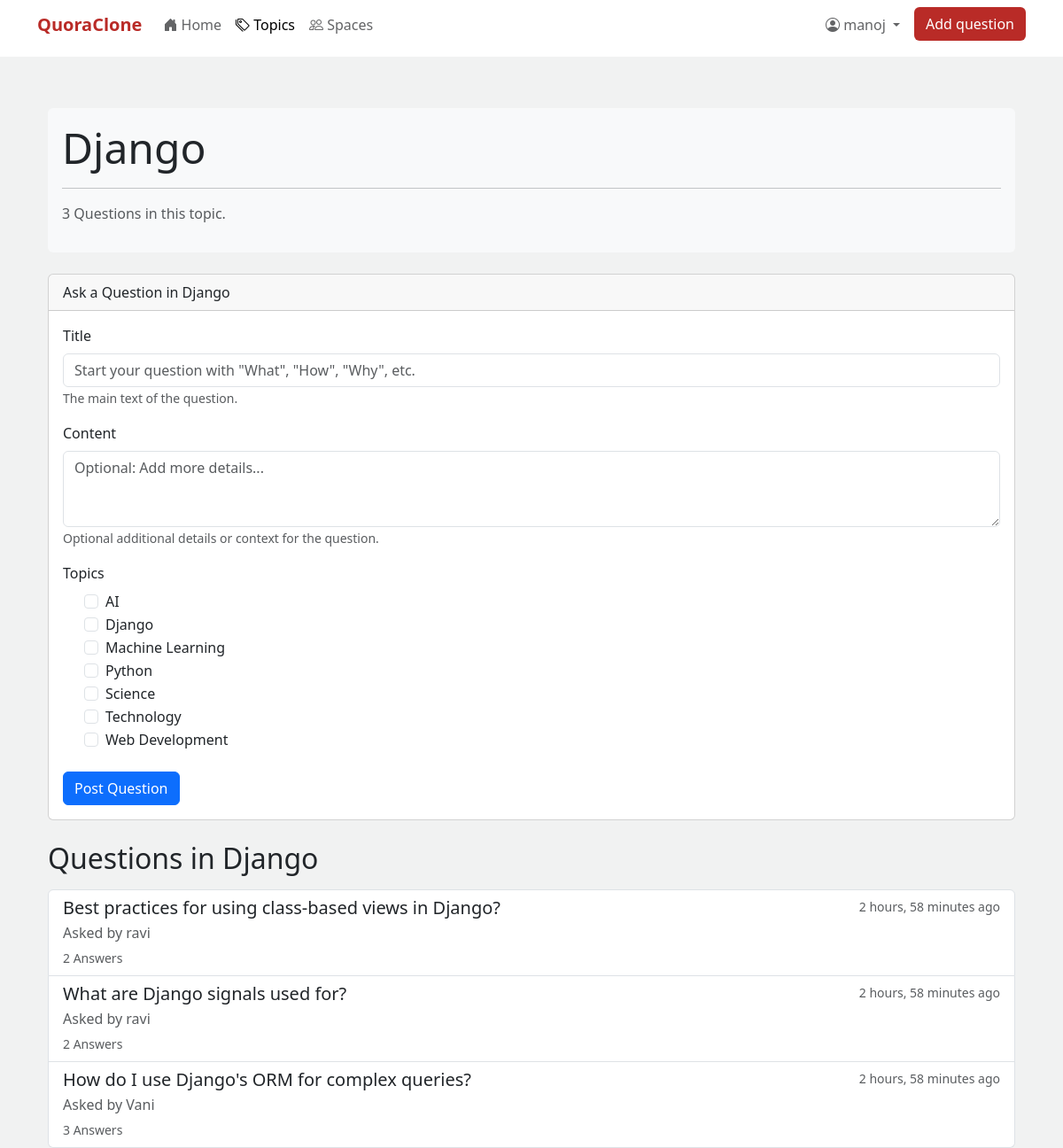
The page /topic/django/ (signed in) on the database its author committed.
### core/models.py (models this page shows, shortened)
class Topic(models.Model):
    name = models.CharField(max_length=100, unique=True, help_text="The name of the topic.")
    slug = models.SlugField(max_length=110, unique=True, blank=True, help_text="URL-friendly version of the name, auto-generated.")
    description = models.TextField(blank=True, null=True, help_text="A brief description of the topic.")
    def __str__(self):
        return self.name

class Question(models.Model):
    user = models.ForeignKey(User, on_delete=models.CASCADE, related_name='questions', help_text="The user who asked the question.")
    title = models.CharField(max_length=200, help_text="The main text of the question.")
    content = models.TextField(blank=True, help_text="Optional additional details or context for the question.")
    topics = models.ManyToManyField(Topic, related_name='questions', blank=True, help_text="Topics associated with this question.")
    space = models.ForeignKey(
        Space,
        on_delete=models.SET_NULL, # Keep question even if space is deleted
        null=True,
        blank=True,
        related_name='questions',
        help_text="The space this question belongs to, if any."
    )
    created_at = models.DateTimeField(auto_now_add=True)

### core/views.py (the view, shortened to what this page needs)
# urls.py: path('topic/<slug:topic_slug>/', views.topic_detail, name='topic_detail'),
def topic_detail(request, topic_slug):
    topic = get_object_or_404(Topic, slug=topic_slug)
    questions = topic.questions.all().order_by('-created_at')
    question_form = QuestionForm()
    return render(request, 'topic_detail.html', {
        'topic': topic,
        'questions': questions,
        'question_form': question_form
    })

### core/forms.py
class QuestionForm(forms.ModelForm):
    topics = forms.ModelMultipleChoiceField(
        queryset=Topic.objects.all().order_by('name'),
        widget=CheckboxSelectMultiple(attrs={'class': 'form-check-input'}),
        required=False
    )
    class Meta:
        model = Question
        fields = ['title', 'content', 'topics'] # Add topics field
        widgets = {
            'title': TextInput(attrs={'class': 'form-control', 'placeholder': 'Start your question with "What", "How", "Why", etc.'}),
            'content': Textarea(attrs={'class': 'form-control', 'rows': 3, 'placeholder': 'Optional: Add more details...'}),
        }

### core/context_processors.py (called while the page is built)
def auth_forms_context(request):
    context = {}
    if not request.user.is_authenticated:
        if request.path not in [request.build_absolute_uri(url) for url in ['/login/', '/signup/']]: # Basic check
             context['login_form'] = LoginForm(request=request) # Pass request for AuthenticationForm
             context['signup_form'] = CustomUserCreationForm()
    return context

### templates/topic_detail.html (shortened to what this page needs)
{% extends 'base.html' %}
{% block content %}
<div class="container mt-4">
    <div class="topic-header mb-4 p-3 bg-light rounded">
        <h1 class="display-5">{{ topic.name }}</h1>
        <hr class="my-3">
        <p class="text-muted">{{ topic.questions.count }} Question{{ topic.questions.count|pluralize }} in this topic.</p>
    </div>
    {% if user.is_authenticated %}
        <div class="card mb-4">
            <div class="card-header">
                Ask a Question in {{ topic.name }}
            </div>
            <div class="card-body">
                <form method="post" action="{% url 'core:topic_detail' topic.slug %}">
                    {% for field in question_form %}
                        <div class="mb-3">
                            <label for="{{ field.id_for_label }}" class="form-label">{{ field.label }}</label>
                            {% if field.name == 'topics' %}
                                <div class="form-check">
                                    {% for choice in field %}
                                        <div class="form-check">
                                            {{ choice.tag }}
                                            <label class="form-check-label" for="{{ choice.id_for_label }}">
                                                {{ choice.choice_label }}
                                            </label>
                                        </div>
                                    {% endfor %}
                                </div>
                            {% else %}
                                {{ field }}
                            {% endif %}
                            {% if field.help_text %}
                                <small class="form-text text-muted">{{ field.help_text }}</small>
                            {% endif %}
                        </div>
                    {% endfor %}
                    <button type="submit" class="btn btn-primary mt-2">Post Question</button>
                </form>
            </div>
        </div>
    {% else %}
        <div class="alert alert-info" role="alert">
            <a href="#" data-bs-toggle="modal" data-bs-target="#loginModal">Log in</a> or <a href="#" data-bs-toggle="modal" data-bs-target="#signupModal">Sign up</a> to ask a question in this topic.
        </div>
    {% endif %}
    <h2 class="mb-3">Questions in {{ topic.name }}</h2>
    {% if questions %}
        <div class="list-group">
            {% for question in questions %}
                <a href="{% url 'core:question_detail' question.id %}" class="list-group-item list-group-item-action">
                    <div class="d-flex w-100 justify-content-between">
                        <h5 class="mb-1">{{ question.title }}</h5>
                        <small class="text-muted">{{ question.created_at|timesince }} ago</small>
                    </div>
                    <p class="mb-1 text-muted">Asked by {{ question.user.username }}</p>
                    <small class="text-muted">{{ question.answers.count }} Answer{{ question.answers.count|pluralize }}</small>
                </a>
            {% endfor %}
        </div>
    {% else %}
        <p class="text-muted">No questions have been asked in this topic yet.</p>
    {% endif %}
</div>
{% endblock %}

### templates/base.html (shortened to what this page needs)
<!DOCTYPE html>
<html lang="en">
<head>
    <link href="https://cdn.jsdelivr.net/npm/bootstrap@5.3.0/dist/css/bootstrap.min.css" rel="stylesheet">
    <link rel="stylesheet" href="https://cdn.jsdelivr.net/npm/bootstrap-icons@1.10.5/font/bootstrap-icons.css">
</head>
<body>
    <nav class="navbar navbar-expand-lg sticky-top mb-5 pb-3">
        <div class="container">
            <a class="navbar-brand" href="{% url 'core:home' %}">QuoraClone</a>
            <div class="collapse navbar-collapse" id="navbarNav">
                <ul class="navbar-nav me-auto mb-2 mb-lg-0">
                    <li class="nav-item">
                        <a class="nav-link {% if request.resolver_match.url_name == 'home' %}active{% endif %}" aria-current="page" href="{% url 'core:home' %}"><i class="bi bi-house-door-fill"></i> Home</a>
                    </li>
                    <li class="nav-item">
                        <a class="nav-link {% if request.resolver_match.url_name == 'topic_list' or request.resolver_match.url_name == 'topic_detail' %}active{% endif %}" href="{% url 'core:topic_list' %}"><i class="bi bi-tags"></i> Topics</a>
                    </li>
                    <li class="nav-item">
                        <a class="nav-link " href="{% url 'core:space_list' %}"><i class="bi bi-people"></i> Spaces</a>
                    </li>
                </ul>
                <ul class="navbar-nav">
                    {% if user.is_authenticated %}
                        <li class="nav-item dropdown">
                            <a class="nav-link dropdown-toggle" href="#" role="button" data-bs-toggle="dropdown" aria-expanded="false">
                                <i class="bi bi-person-circle"></i> {{ user.username }}
                            </a>
                        </li>
                         <li class="nav-item">
                            <button type="button" class="btn btn-quora ms-2" data-bs-toggle="modal" data-bs-target="#askQuestionModal">
                              Add question
                            </button>
                         </li>
                    {% endif %}
                </ul>
            </div>
        </div>
    </nav>
    <div class="container mt-4">
        {% block content %}
        {% endblock %}
    </div>
</body>
</html>

### templates/base.html (style rules this page uses)
body { background-color: #f1f2f2; }
.navbar { background-color: #fff; border-bottom: 10px solid #f1f2f2; }
.navbar-brand { color: #b92b27 !important; font-weight: bold; }
.nav-link { color: #636466; }
.btn-quora { background-color: #b92b27; color: white; }
.card { margin-bottom: 1rem; }

### rows shown on the page
Topic: name "Django", questions.count "3", choice_label "Django"
Topic: choice_label "AI"
Topic: choice_label "Machine Learning"
Topic: choice_label "Python"
Topic: choice_label "Science"
Topic: choice_label "Technology"
Topic: choice_label "Web Development"
Question: title "Best practices for using class-based views in Django?", created_at "2 hours, 58 minutes", user.username "ravi", answers.count "2"
Question: title "What are Django signals used for?", created_at "2 hours, 58 minutes", user.username "ravi", answers.count "2"
Question: title "How do I use Django's ORM for complex queries?", created_at "2 hours, 58 minutes", user.username "Vani", answers.count "3"

### other values the page prints
{{ user.username }} "manoj"
{{ field.label }} "Title" "Content" "Topics"
{{ field.help_text }} "The main text of the question." "Optional additional details or context for the question."
